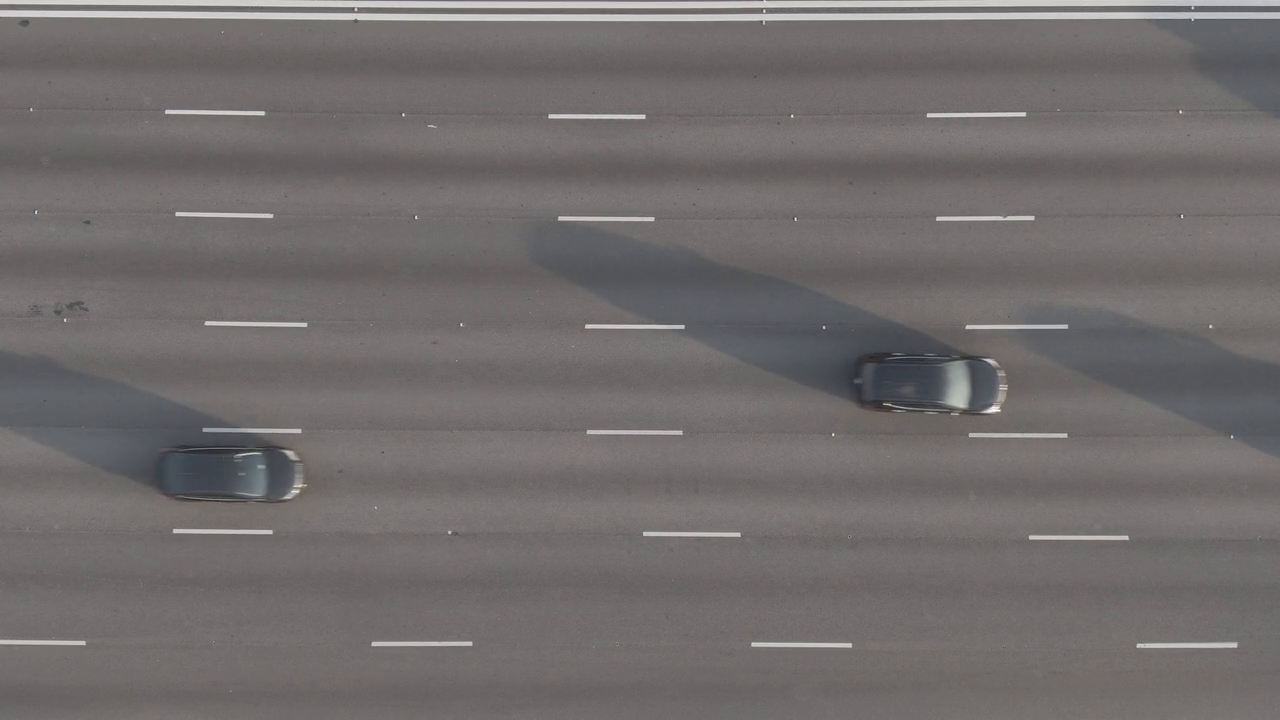
#> input picture frame 53 of autos.mp4, 1280 x 720 px
$ python countingCars.py
#> lines starting #> are read from the running program, lines starting #| are printed output that depends on the picture; after the words box and inside, x2 and y2 are one past the last pixel; in counts of white or black regions, pixels touching at a corner belong together
import cv2
import numpy as np
import imutils

captura = cv2.VideoCapture('autos.mp4')

mog = cv2.bgsegm.createBackgroundSubtractorMOG()
kernel = cv2.getStructuringElement(cv2.MORPH_ELLIPSE,(3,3))
car_counter = 0

while True:
    ret, frame = captura.read()
#> frame is the input picture: shape (720, 1280, 3); mean B, G, R 108.5, 109.3, 113.3
    if ret == False:
        break
    frame = imutils.resize(frame, width=640)
#> frame: shape (360, 640, 3)

    #especificamos las puntos extremos del area a analizar
    area_pts = np.array([[330,216],[frame.shape[1]-80,216],[frame.shape[1]-80,271],[330,271]])

    #determinamos el area sobre la cal se hara la deteccion
    imAux = np.zeros(shape=(frame.shape[:2]),dtype=np.uint8)
    imAux = cv2.drawContours(imAux, [area_pts],-1,(255),-1)
    image_area = cv2.bitwise_and(frame, frame, mask=imAux)
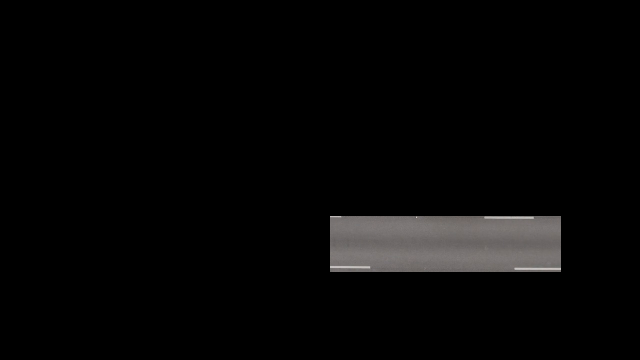
#> image_area: shape (360, 640, 3); mean B, G, R 6.3, 6.4, 6.7

    #obtenemos la imagen binaria donde el blanco indica que que hay movimiento
    fgmask = mog.apply(image_area)
#> fgmask: shape (360, 640); every value is 0
    fgmask = cv2.morphologyEx(fgmask, cv2.MORPH_OPEN, kernel)
    fgmask = cv2.morphologyEx(fgmask, cv2.MORPH_CLOSE, kernel)
    fgmask = cv2.dilate(fgmask, None, iterations=5)

    #Encontramos los contornos em fgmaskpara determinar si existe movimiento
    cnts = cv2.findContours(fgmask, cv2.RETR_EXTERNAL, cv2.CHAIN_APPROX_SIMPLE)[0]
#> cnts = []
    for cnt in cnts:
        if cv2.contourArea(cnt) > 1500:
            x,y,w,h = cv2.boundingRect(cnt)
            cv2.rectangle(frame,(x,y),(x+w,y+h),(0,255,255),1)
    #si el auto cruza entre 440 y 460 abierto se incrementa el contador de autos
            if 440 < (x + w) < 460:
                car_counter = car_counter +1
                cv2.line(frame, (450,216),(450,217),(0,255,0),3)
#> this loop made 0 passes
#> after the loop, car_counter = 0
    #visualizacion del conteo de autos
    cv2.drawContours(frame,[area_pts],-1,(255,0,255),2)
    cv2.line(frame, (450,216),(450,217),(0,255,255),1)
#> frame: shape (360, 640, 3); mean B, G, R 109.7, 108.6, 114.5
    cv2.rectangle(frame, (frame.shape[1]-70,215),(frame.shape[1]-5,270),(0,255,0),2)
    cv2.putText(frame, str(car_counter),(frame.shape[1]-55,250),cv2.FONT_HERSHEY_SIMPLEX,1.2,(0,255,0),2)
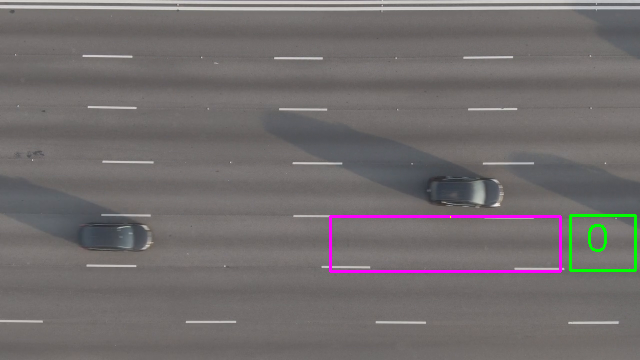
#> frame: shape (360, 640, 3); mean B, G, R 109.3, 109.2, 114.1

    cv2.imshow('frame',frame)
    cv2.imshow('imAux',imAux)
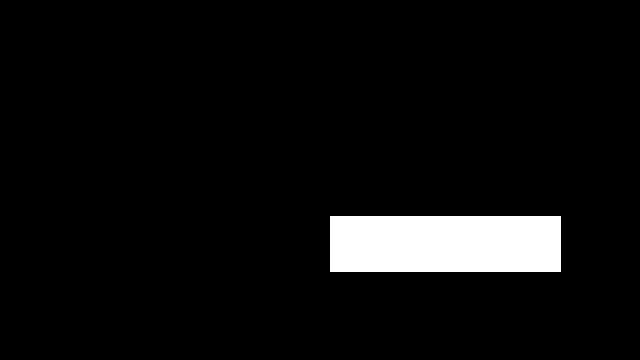
#> window 'imAux': shape (360, 640); 5.6% white; 1 white region, box (x1, y1, x2, y2) and area: (330, 216, 561, 272) 12936
    cv2.imshow('imageArea',image_area)

    k = cv2.waitKey(30) & 0xFF
#> (key Esc is pressed here)
    if k == 27:
        break
captura.release()
cv2.destroyAllWindows()

$ run again, starting later in the video
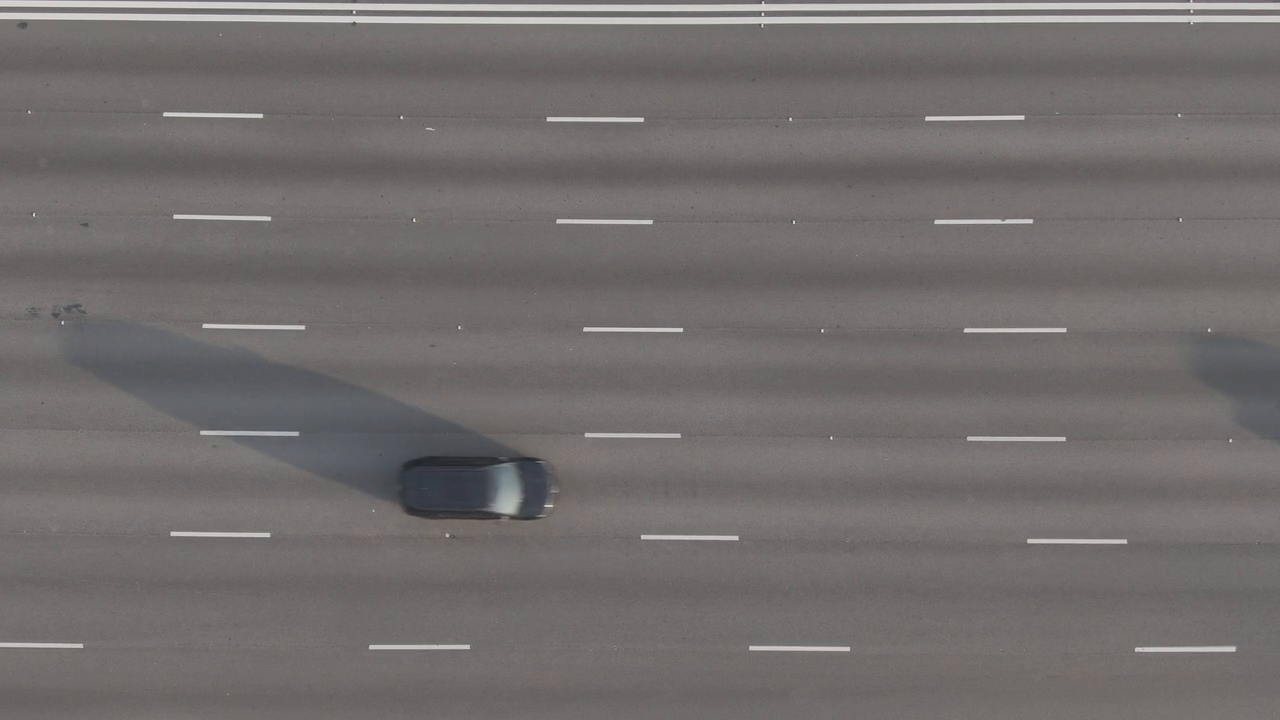
#> input picture frame 241 of autos.mp4, 1280 x 720 px
#> frame is the input picture: shape (720, 1280, 3); mean B, G, R 109.3, 110.2, 114.6
#> fgmask: shape (360, 640); every value is 0
#> cnts = []
#> after the loop `for cnt in cnts:`: car_counter = 0
#> `cv2.putText(frame, str(car_counter),(frame.shape[1]-55,250),cv2.FONT_H..`:
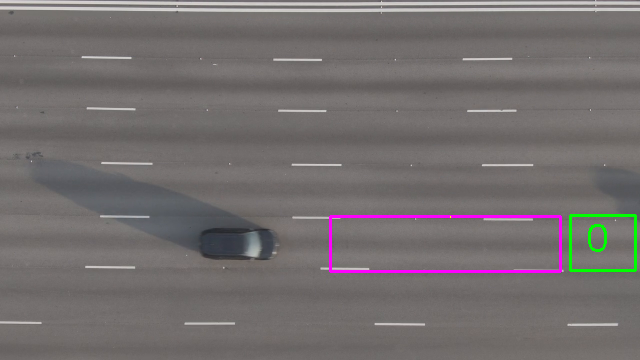
#> frame: shape (360, 640, 3); mean B, G, R 110, 110.1, 115.3

$ run again, starting later in the video
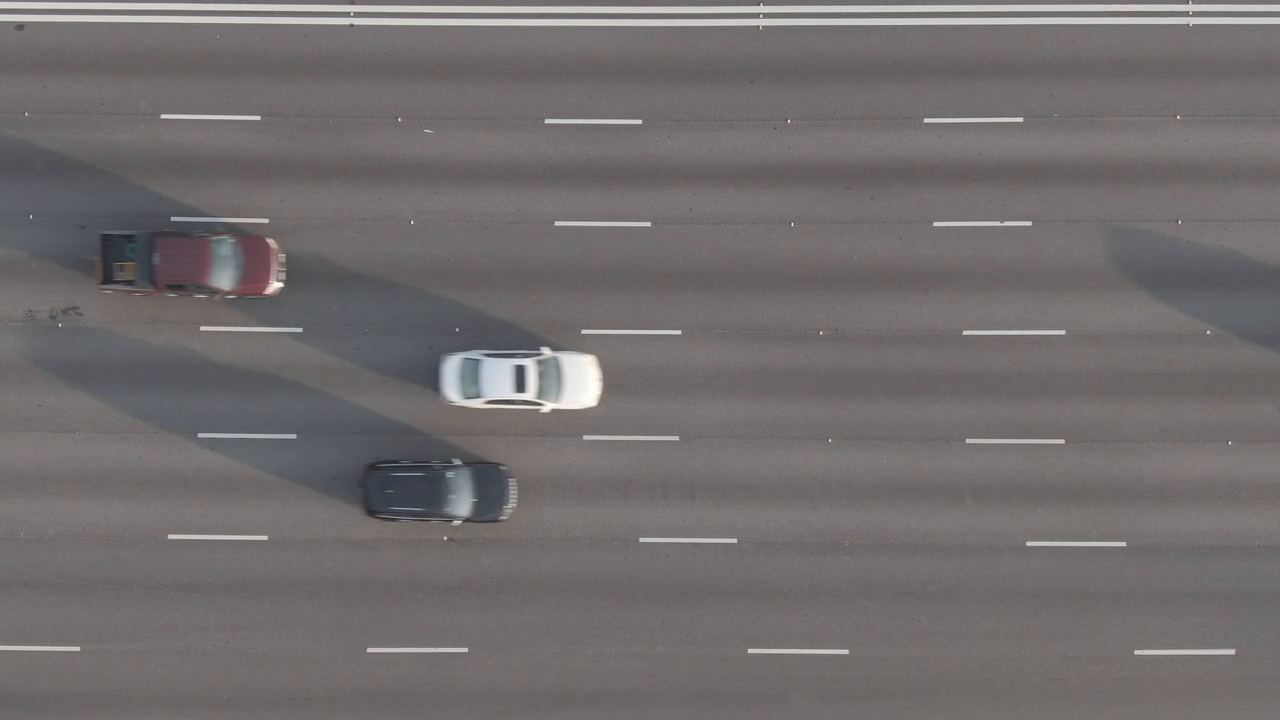
#> input picture frame 429 of autos.mp4, 1280 x 720 px
#> frame is the input picture: shape (720, 1280, 3); mean B, G, R 109.1, 109.7, 113.7
#> fgmask: shape (360, 640); every value is 0
#> cnts = []
#> after the loop `for cnt in cnts:`: car_counter = 0
#> `cv2.putText(frame, str(car_counter),(frame.shape[1]-55,250),cv2.FONT_H..`:
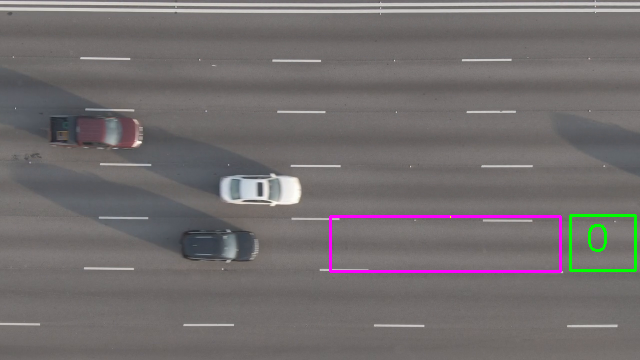
#> frame: shape (360, 640, 3); mean B, G, R 109.8, 109.5, 114.3
